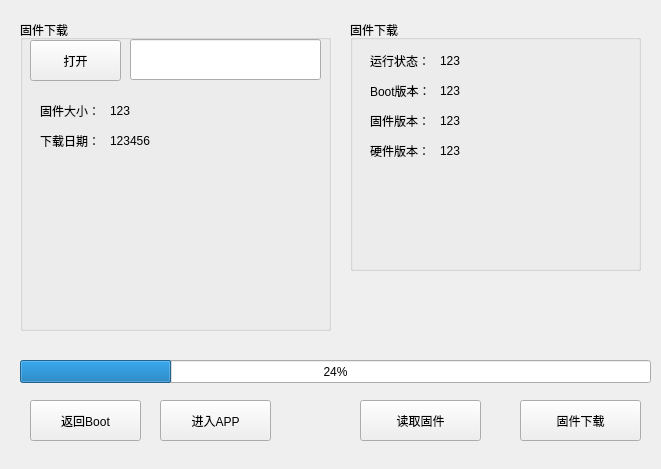
<?xml version="1.0" encoding="UTF-8"?>
<ui version="4.0">
 <class>SCFirmwareUpgrade</class>
 <widget class="QWidget" name="SCFirmwareUpgrade">
  <property name="geometry">
   <rect>
    <x>0</x>
    <y>0</y>
    <width>661</width>
    <height>469</height>
   </rect>
  </property>
  <property name="windowTitle">
   <string>Form</string>
  </property>
  <widget class="QGroupBox" name="groupBox">
   <property name="geometry">
    <rect>
     <x>20</x>
     <y>20</y>
     <width>311</width>
     <height>311</height>
    </rect>
   </property>
   <property name="title">
    <string>固件下载</string>
   </property>
   <widget class="QToolButton" name="tbnOpenFile">
    <property name="geometry">
     <rect>
      <x>10</x>
      <y>20</y>
      <width>91</width>
      <height>41</height>
     </rect>
    </property>
    <property name="text">
     <string>打开</string>
    </property>
   </widget>
   <widget class="QLineEdit" name="leFileAddress">
    <property name="geometry">
     <rect>
      <x>110</x>
      <y>19</y>
      <width>191</width>
      <height>41</height>
     </rect>
    </property>
   </widget>
   <widget class="QLabel" name="label">
    <property name="geometry">
     <rect>
      <x>20</x>
      <y>80</y>
      <width>81</width>
      <height>21</height>
     </rect>
    </property>
    <property name="text">
     <string>固件大小：</string>
    </property>
   </widget>
   <widget class="QLabel" name="label_2">
    <property name="geometry">
     <rect>
      <x>20</x>
      <y>110</y>
      <width>81</width>
      <height>21</height>
     </rect>
    </property>
    <property name="text">
     <string>下载日期：</string>
    </property>
   </widget>
   <widget class="QLabel" name="lbFirmwareSize">
    <property name="geometry">
     <rect>
      <x>90</x>
      <y>80</y>
      <width>181</width>
      <height>21</height>
     </rect>
    </property>
    <property name="text">
     <string>123</string>
    </property>
   </widget>
   <widget class="QLabel" name="lbDateTime">
    <property name="geometry">
     <rect>
      <x>90</x>
      <y>110</y>
      <width>181</width>
      <height>21</height>
     </rect>
    </property>
    <property name="text">
     <string>123456</string>
    </property>
   </widget>
  </widget>
  <widget class="QGroupBox" name="groupBox_2">
   <property name="geometry">
    <rect>
     <x>350</x>
     <y>20</y>
     <width>291</width>
     <height>251</height>
    </rect>
   </property>
   <property name="title">
    <string>固件下载</string>
   </property>
   <widget class="QLabel" name="leProgramState">
    <property name="geometry">
     <rect>
      <x>90</x>
      <y>30</y>
      <width>151</width>
      <height>21</height>
     </rect>
    </property>
    <property name="text">
     <string>123</string>
    </property>
   </widget>
   <widget class="QLabel" name="label_5">
    <property name="geometry">
     <rect>
      <x>20</x>
      <y>30</y>
      <width>71</width>
      <height>21</height>
     </rect>
    </property>
    <property name="text">
     <string>运行状态：</string>
    </property>
   </widget>
   <widget class="QLabel" name="label_7">
    <property name="geometry">
     <rect>
      <x>20</x>
      <y>60</y>
      <width>71</width>
      <height>21</height>
     </rect>
    </property>
    <property name="text">
     <string>Boot版本：</string>
    </property>
   </widget>
   <widget class="QLabel" name="leBoot">
    <property name="geometry">
     <rect>
      <x>90</x>
      <y>60</y>
      <width>151</width>
      <height>21</height>
     </rect>
    </property>
    <property name="text">
     <string>123</string>
    </property>
   </widget>
   <widget class="QLabel" name="label_9">
    <property name="geometry">
     <rect>
      <x>20</x>
      <y>90</y>
      <width>71</width>
      <height>21</height>
     </rect>
    </property>
    <property name="text">
     <string>固件版本：</string>
    </property>
   </widget>
   <widget class="QLabel" name="leFirmware">
    <property name="geometry">
     <rect>
      <x>90</x>
      <y>90</y>
      <width>151</width>
      <height>21</height>
     </rect>
    </property>
    <property name="text">
     <string>123</string>
    </property>
   </widget>
   <widget class="QLabel" name="label_11">
    <property name="geometry">
     <rect>
      <x>20</x>
      <y>120</y>
      <width>71</width>
      <height>21</height>
     </rect>
    </property>
    <property name="text">
     <string>硬件版本：</string>
    </property>
   </widget>
   <widget class="QLabel" name="leHardware">
    <property name="geometry">
     <rect>
      <x>90</x>
      <y>120</y>
      <width>151</width>
      <height>21</height>
     </rect>
    </property>
    <property name="text">
     <string>123</string>
    </property>
   </widget>
  </widget>
  <widget class="QProgressBar" name="progressBar">
   <property name="geometry">
    <rect>
     <x>20</x>
     <y>360</y>
     <width>631</width>
     <height>23</height>
    </rect>
   </property>
   <property name="value">
    <number>24</number>
   </property>
  </widget>
  <widget class="QToolButton" name="tbnReadFirmwareInfo">
   <property name="geometry">
    <rect>
     <x>360</x>
     <y>400</y>
     <width>121</width>
     <height>41</height>
    </rect>
   </property>
   <property name="text">
    <string>读取固件</string>
   </property>
  </widget>
  <widget class="QToolButton" name="tbnDownload">
   <property name="geometry">
    <rect>
     <x>520</x>
     <y>400</y>
     <width>121</width>
     <height>41</height>
    </rect>
   </property>
   <property name="text">
    <string>固件下载</string>
   </property>
  </widget>
  <widget class="QToolButton" name="tbnEnterAPP">
   <property name="geometry">
    <rect>
     <x>160</x>
     <y>400</y>
     <width>111</width>
     <height>41</height>
    </rect>
   </property>
   <property name="text">
    <string>进入APP</string>
   </property>
  </widget>
  <widget class="QToolButton" name="tbnReturnBootLoader">
   <property name="geometry">
    <rect>
     <x>30</x>
     <y>400</y>
     <width>111</width>
     <height>41</height>
    </rect>
   </property>
   <property name="text">
    <string>返回Boot</string>
   </property>
  </widget>
 </widget>
 <resources/>
 <connections/>
</ui>
